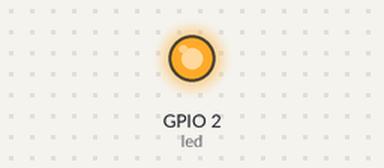
Bench run of a program on a simulated ESP8266 board running MicroPython. On the bench: output pins drawn as LEDs (lit = HIGH, except the on-board LED, lit = LOW).

Above: at 0.8 s.
At 2.3 s:
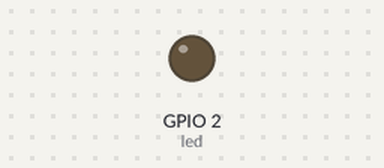
Timing chart, 0 to 3.0 s (numbered marks = the images above):
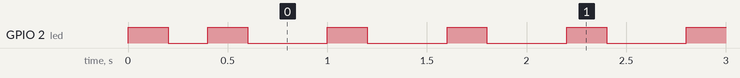

The program:

Demo_LED.py
```python
# Function operation

import time
from LED import LED
led = LED(2)

while True:
    time.sleep_ms(200)
    led.on()
    time.sleep_ms(200)
    led.off()
    time.sleep_ms(200)
    led.rvs()


# Original operation

# import machine,time
# from machine import Pin
# led = Pin(2,Pin.OUT)
#
# while True:
#     time.sleep_ms(200)
#     led.value(0)
#     time.sleep_ms(200)
#     led.value(1)
#     time.sleep_ms(200)
#     if led.value():
#         led.value(0)
#     else:
#         led.value(1)
        
```

LED.py
```python
from machine import Pin

class LED(object):
    def __init__(self, lpin):
        self.led = Pin(lpin, Pin.OUT)
        self.led.value(1)

    def on(self):
        self.led.value(0)

    def off(self):
        self.led.value(1)

    def rvs(self):
        if self.led.value():
            self.led.value(0)
        else:
            self.led.value(1)

    def breathe(self):
        import machine
        import utime

        p = machine.Pin(2)
        pwm = machine.PWM(p)
        pwm.freq(500)
        while True:
            for duty in range(0, 1023, 10):
                pwm.duty(duty)
                utime.sleep_ms(20)
            for duty in range(1023, 0, -10):
                pwm.duty(duty)
                utime.sleep_ms(20)
```

Measured:
- by itself, GPIO 2 (led): repeats every 0.60 s: HIGH 0.20 s, LOW 0.40 s
- by itself, everything shown: repeats every 5.4 s, in 18 steps
